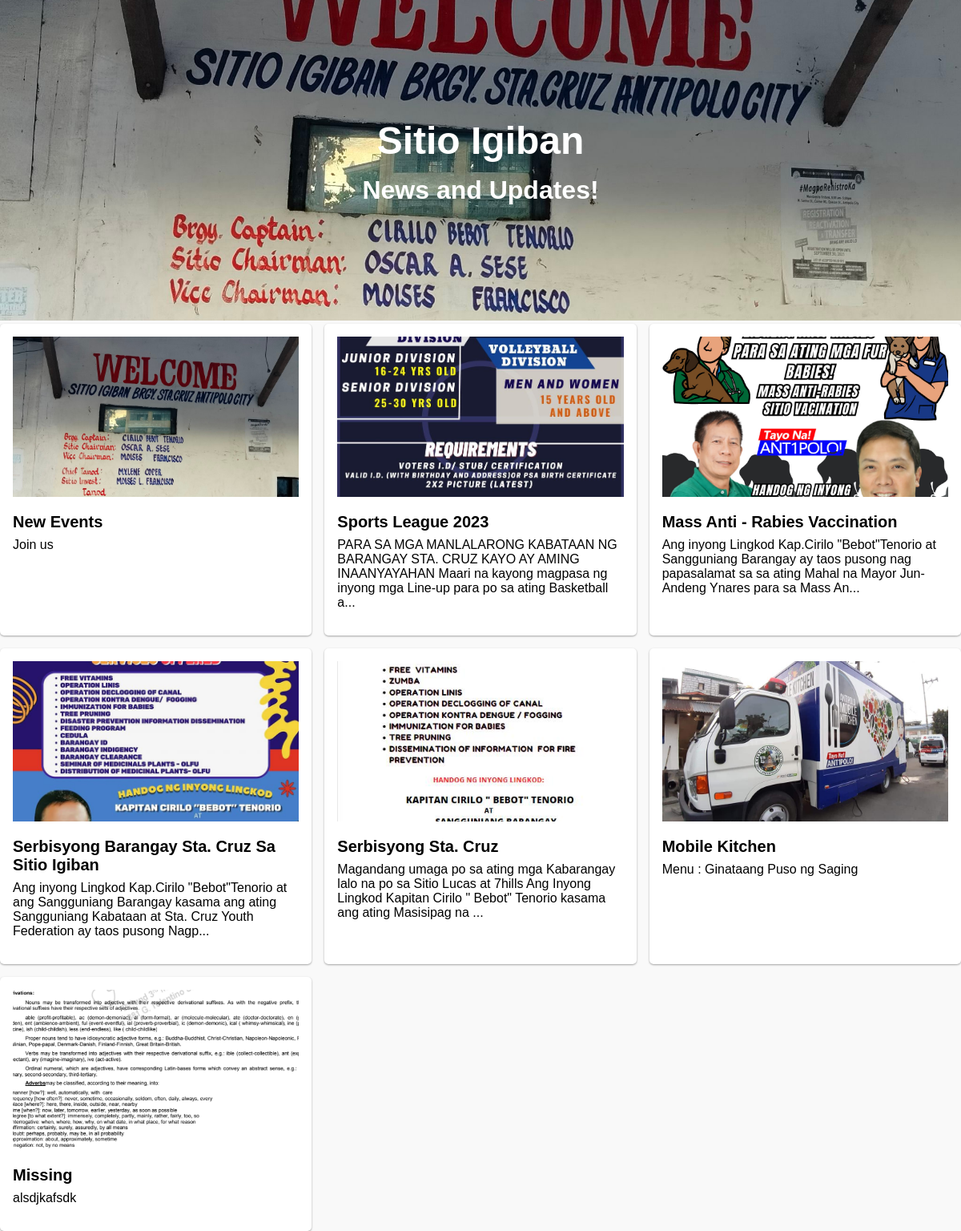
Page /FrontPage/news.php on the committed database.
### tables this page shows
CREATE TABLE `news_events` (
  `id` int(11) NOT NULL AUTO_INCREMENT,
  `title` varchar(100) DEFAULT NULL,
  `description` text DEFAULT NULL,
  `image` varchar(100) DEFAULT NULL,
  `type` varchar(20) DEFAULT NULL,
  `date` date DEFAULT NULL,
  `time` time DEFAULT NULL,
  `status` varchar(50) DEFAULT NULL,
  `contact_person` varchar(50) DEFAULT NULL,
  `organizer` varchar(50) DEFAULT NULL,
  `location` varchar(100) DEFAULT NULL,
  `date_created` datetime DEFAULT NULL,
  `date_updated` datetime NOT NULL,
  `active` int(1) DEFAULT 1,
  PRIMARY KEY (`id`,`date_updated`)
);

### FrontPage/news.php (the view, shortened to what this page needs)
<!DOCTYPE html>
<html lang="en">
<head>
  <link rel="stylesheet" href="css/news.css">
</head>
<body  style="background-color:#f9f9f9 !important">
  <div class="hero">
    <img src="../public/image/wall.jpg" alt="Background image">
    <div class="hero-text">
      <h1>Sitio Igiban </h1>
      <h2>News and Updates!</h2>
    </div>
  </div>
  <div class="categories">
   <?php
include('../db.php');
$sortOption = isset($_GET['sort']) ? $_GET['sort'] : 'date';
$sql = "SELECT * FROM news_events ORDER BY $sortOption DESC";
$result = $conn->query($sql);
if ($result->num_rows > 0) {
    while ($row = $result->fetch_assoc()) {
        echo '<div class="category-card">';
        echo '<img src="../../../Public/image/' . $row['image'] . '" alt="Category image">';
        echo '<h5>' . $row['title'] . '</h5>';
        if (strlen($row['description']) > 160) {
            echo '<p>' . substr($row['description'], 0, 160) . '...</p>';
        } else {
            echo '<p>' . $row['description'] . '</p>';
        }
        echo '</div>';
    }
} else {
    echo '<p>No news events found.</p>';
}
?>
  </div>
</body>
</html>

### FrontPage/css/news.css (style rules this page uses)
* { margin: 0; padding: 0; box-sizing: border-box; }
body { font-family: Arial, sans-serif; background-color: #f1f5f8; }
.hero { position: relative; width: 100%; }
.hero img { width: 100%; height: auto; }
.hero-text { position: absolute; top: 50%; left: 50%; transform: translate(-50%, -50%); color: #fff; text-align: center; }
h1 { font-size: 3rem; font-weight: bold; margin-bottom: 1rem; }
h2 { font-size: 2rem; }
h3, h4, h5 { margin-bottom: 0.5rem; }
p { margin-bottom: 1rem; }
.categories { display: grid; grid-template-columns: repeat(3, 1fr); grid-gap: 1rem; }
.category-card { background-color: #ffffff; border-radius: 5px; padding: 1rem; box-shadow: 0 1px 3px rgba(0, 0, 0, 0.12), 0 1px 2px rgba(0, 0, 0, 0.24); }
h5 { font-size: 1.25rem; font-weight: bold; margin-bottom: 0.5rem; }
.hero img { width: 100%; height: 400px; object-fit: cover; }
.category-card img { width: 100%; height: 200px; object-fit: cover; margin-bottom: 1rem; }

### rows in the picture
news_events: image (picture), title "New Events", description "Join us"
news_events: image (picture), title "Sports League 2023", description "PARA SA MGA MANLALARONG KABATAAN NG BARANGAY STA. CRUZ KAYO AY AMING INAANYAYAHAN Maari na kayong magpasa ng inyong mga Line-up para po sa ating Basketball a"
news_events: image (picture), title "Mass Anti - Rabies Vaccination", description "Ang inyong Lingkod Kap.Cirilo \"Bebot\"Tenorio at Sangguniang Barangay ay taos pusong nag papasalamat sa sa ating Mahal na Mayor Jun-Andeng Ynares para sa Mass An"
news_events: image (picture), title "Serbisyong Barangay Sta. Cruz Sa Sitio Igiban", description "Ang inyong Lingkod Kap.Cirilo \"Bebot\"Tenorio at ang Sangguniang Barangay kasama ang ating Sangguniang Kabataan at Sta. Cruz Youth Federation ay taos pusong Nagp"
news_events: image (picture), title "Serbisyong Sta. Cruz", description "Magandang umaga po sa ating mga Kabarangay lalo na po sa Sitio Lucas at 7hills Ang Inyong Lingkod Kapitan Cirilo \" Bebot\" Tenorio kasama ang ating Masisipag na"
news_events: image (picture), title "Mobile Kitchen", description "Menu : Ginataang Puso ng Saging"
news_events: image (picture), title "Missing", description "alsdjkafsdk"
